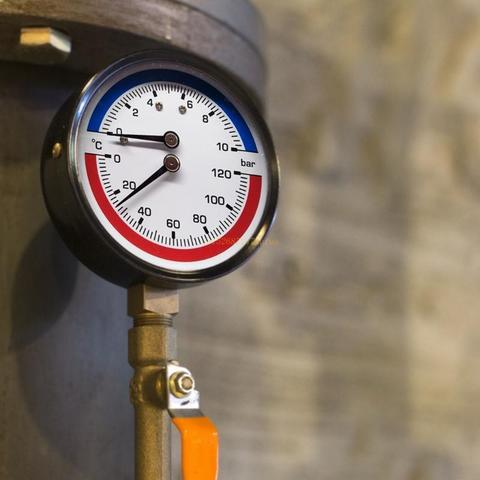
#> input picture test/4.jpg, 480 x 480 px, found by its file name
$ python 4.3.py
#> lines starting #> are read from the running program, lines starting #| are printed output that depends on the picture; after the words box and inside, x2 and y2 are one past the last pixel; in counts of white or black regions, pixels touching at a corner belong together
import cv2
import numpy as np
import math

img=g=cv2.imread("/home/rodion/yuliia0/aboba/test/4.jpg")
#> img is the input picture: shape (480, 480, 3); mean B, G, R 98.7, 114.5, 128.3
'''cv2.imshow("original", img)'''

"""початок знаходження кола"""
img = cv2.cvtColor(img, cv2.COLOR_BGR2GRAY)
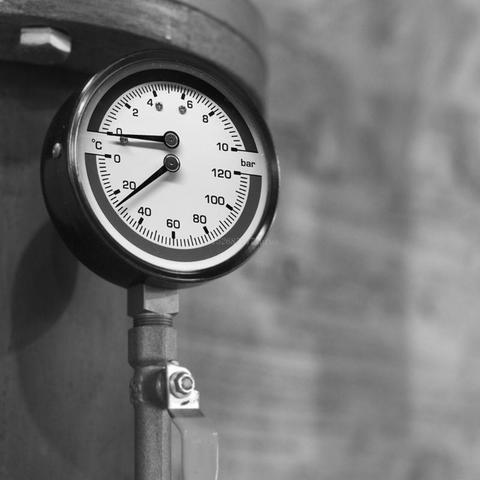
#> img: shape (480, 480); min 0, max 255, mean 116.8
rows = img.shape[0]
#> rows = 480
if rows >231:
    circles = cv2.HoughCircles(img, cv2.HOUGH_GRADIENT, 1, rows / 8, param1=100, param2=32, minRadius=96, maxRadius=130)
#> circles = [[162.5, 171.5, 122.5]]
else:
    circles = cv2.HoughCircles(img, cv2.HOUGH_GRADIENT, 1, rows / 8, param1=100, param2=30, minRadius=75, maxRadius=85)


drawing = np.zeros((img.shape[0], img.shape[1], 3), dtype=np.uint8)
for i in circles[0, :]:
  x=int(i[0])
  y=int(i[1])
  r=int(i[2])
  d=2*r
  cv2.circle(drawing, (x, y), r, (0, 0, 255), 2)
#> this loop made 1 pass
#> (i, x, y, r, d) on pass 1: ([162.5, 171.5, 122.5], 162, 171, 122, 244)
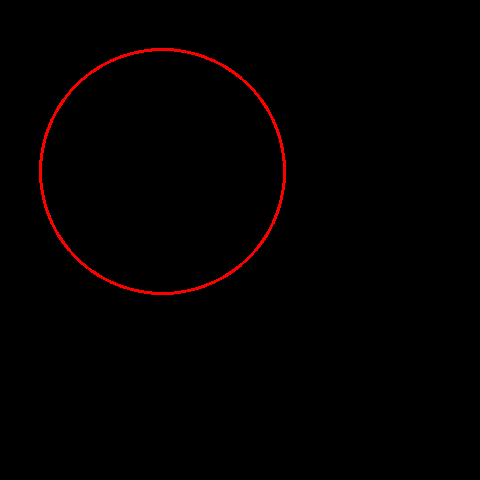
#> drawing: shape (480, 480, 3); mean of channels 0, 1, 2 0, 0, 2.5; drawn as B, G, R
"""кінець кола"""

"""перевірка рамки"""
x=g.shape[0]
#> x = 480
y=g.shape[1]
#> y = 480
ramax=x-d
#> ramax = 236
ramay=y-d
#> ramay = 236
if ramax and ramay >36:
   rama=15
else:
   rama=0
"""рамки є"""

"""обрізка, квадрат"""
canny= cv2.Canny(drawing, 60, 60 * 2)
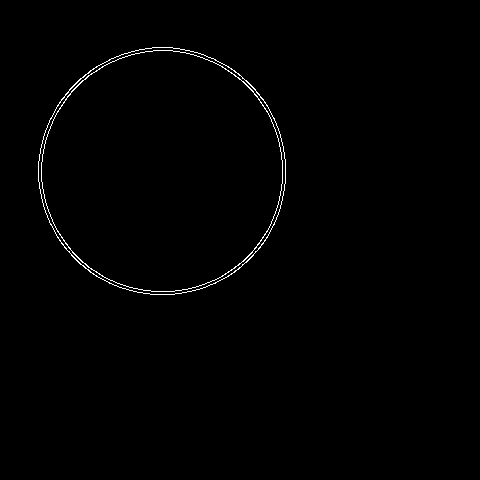
#> canny: shape (480, 480); 0.69% white in thin lines or dots, all inside (x1, y1, x2, y2) = (38, 47, 286, 295)
contours, hierarchy = cv2.findContours(canny, cv2.RETR_TREE, cv2.CHAIN_APPROX_SIMPLE)
#> contours = 4 contours; box (x1, y1, x2, y2) and area: (38, 47, 286, 295) 47924, (38, 47, 286, 295) 47820, (41, 50, 283, 292) 45628, (41, 50, 283, 292) 45522

boundRect = [None]*len(contours)
#> boundRect = 4 items
for i, c in enumerate(contours):
    boundRect[i] = cv2.boundingRect(cv2.approxPolyDP(c, 3, True))
#> this loop made 4 passes
#> after the loop, boundRect = [(38, 47, 248, 248), (38, 47, 248, 248), (41, 50, 242, 242), (41, 50, 242, 242)]
for i in range(len(contours)):
    cv2.rectangle(drawing, (int(boundRect[i][0]), int(boundRect[i][1])), (int(boundRect[i][0]+boundRect[i][2]),
    int(boundRect[i][1]+boundRect[i][3])), (100,10,40), 2)
    crop = g[(int(boundRect[i][1])-rama):(int(boundRect[i][1]+boundRect[i][3]+rama)), (int(boundRect[i][0])-rama):(int(boundRect[i][0]+boundRect[i][2])+rama)]
    cv2.imshow("Area",crop )
#> this loop made 4 passes
#> pass 1, `crop = g[(int(boundRect[i][1])-rama):(int(boundRect[i][1]+boundRect[i]..`:
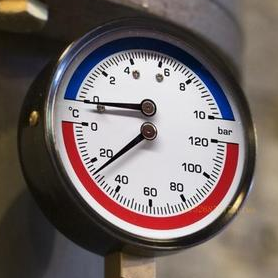
#> crop: shape (278, 278, 3); mean B, G, R 102.2, 104.5, 115.6
#> after the loop:
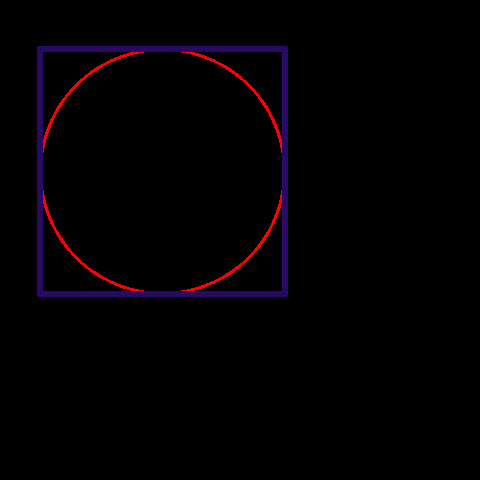
#> drawing: shape (480, 480, 3); 2.55% of pixels changed, all inside (x1, y1, x2, y2) = (37, 46, 288, 297); drawn as B, G, R
"""кінець квадрат"""

'''gray_crop=cv2.cvtColor(crop, cv2.COLOR_BGR2GRAY)
gray_crop = cv2.GaussianBlur(gray_crop, (5, 5),0)
image = cv2.Canny(gray_crop, 250, 350, 20)
cv2.imshow("i",image )
minLineLength=200
maxlineGap=20
lines=cv2.HoughLinesP(image,1,np.pi/180,30,minLineLength,maxlineGap)'''


def getcontours(crop,th1):
    contours, hierarchy= cv2.findContours(crop, cv2.RETR_EXTERNAL, cv2.CHAIN_APPROX_SIMPLE)

    for contour in contours:
         area= cv2.contourArea(contour)

         if area>1000:
             cv2.drawContours(th1, contours, -1, (0,255,0), 3)

             peri=cv2.arcLength(contour, True)

             approx=cv2.approxPolyDP(contour, 0.02*peri, True)
             cv2.imshow('xz', approx)
             objcor=len(approx)
             x, y, w, h = cv2.boundingRect(approx)

             if objcor ==7:

                 cv2.rectangle(th1,(x,y),(x+w,y+h), (255,0,0),2)

                 startpoint= (approx[0][0][0],approx[0][0][1])
                 endpoint=(int((approx[3][0][0]+approx[4][0][0])/2),int((approx[3][0][1]+approx[4][0][1])/2))

                 slope=(startpoint[0]-endpoint[0])/(startpoint[1]-endpoint[1])
                 angle= math.degrees(math.atan(slope))
                 print(angle)
                 font= cv2.FONT_HERSHEY_SIMPLEX
                 cv2.putText(th1, 'angle= '+str(angle), (50,50), font, 1, (224,0,0), 2)
             else:
                 print ("lox")
                 pass


while True:
    blur=cv2.GaussianBlur(crop, (5,5), 0)
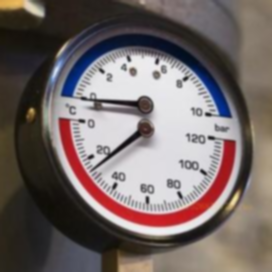
#> blur: shape (272, 272, 3); mean of channels 0, 1, 2 103.3, 104.9, 116; drawn as B, G, R
    hsv=cv2.cvtColor(blur,cv2.COLOR_BGR2HSV)
#> hsv: shape (272, 272, 3); mean H, S, V 73.7, 56.1, 119.7

    lower_red=np.array([0,100,100])
    upper_red=np.array([10,255,255])
    mask=cv2.inRange(hsv,lower_red, upper_red)
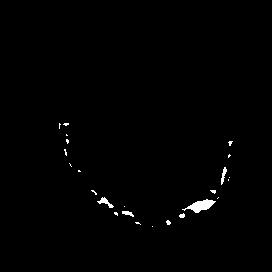
#> mask: shape (272, 272); 0.75% white; 24 white regions (19 under 20 px)

    result= cv2.bitwise_and(crop, crop, mask=mask)

    ab,th1=cv2.threshold(result, 130,255, cv2.THRESH_BINARY)
    th1=cv2.erode(th1,None, iterations=2)
    th1=cv2.dilate(th1, None, iterations=2)

    getcontours(mask,th1)
#> in getcontours, `contours, hierarchy= cv2.findContours(crop, cv2.RETR_EXTERNAL, cv2.CHA..`: contours = 24 contours, 20 with area under 20; largest, box (x1, y1, x2, y2) and area: (182, 199, 216, 213) 190, (97, 197, 114, 208) 49, (221, 167, 227, 185) 32, (122, 211, 134, 217) 27
#> the loop in getcontours, `for contour in contours:` made 24 passes
#> area on passes 6, 8, 10, 16: 27, 190, 49, 32.5

    cv2.imshow('th1', th1)
    cv2.imshow("frame", crop)
    cv2.waitKey(0)

'''crop_x=crop.shape[0]
crop_y=crop.shape[1]
print('crop x-',crop_x,'crop y- ',crop_y)
xcr=(crop_x/7)
ycr=(crop_y/9)*3
crop_x1=crop_x - xcr
crop_y1=crop_y - ycr
print('xcr-',xcr,'ycr- ',ycr)
print('crop_x1-',crop_x1,'crop_y1- ',crop_y1)
if lines is not None:
    for line in lines:
        x1,y1,x2,y2 = line[0]
        if xcr<x1<(crop_x1-20):
            if ycr<y1<crop_y1:
                dov=((y1-y2)**2+(x1-x2)**2)**0.5
                print("dov-", dov)
                cv2.line(crop,(x1,y1),(x2,y2),(0,255,0),2)
            else:
                print("y none")
        else:
            print("x none")
    cv2.imshow("show",crop)
else:
    print("biba")'''
